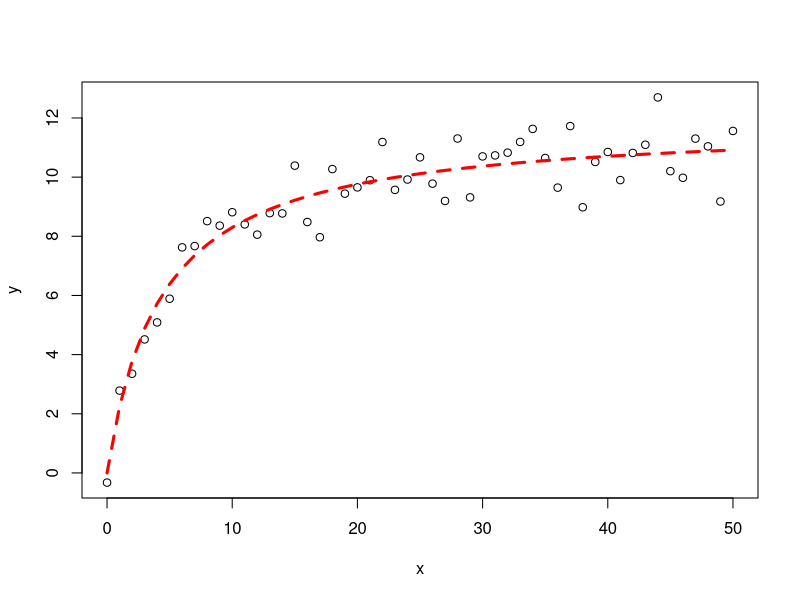
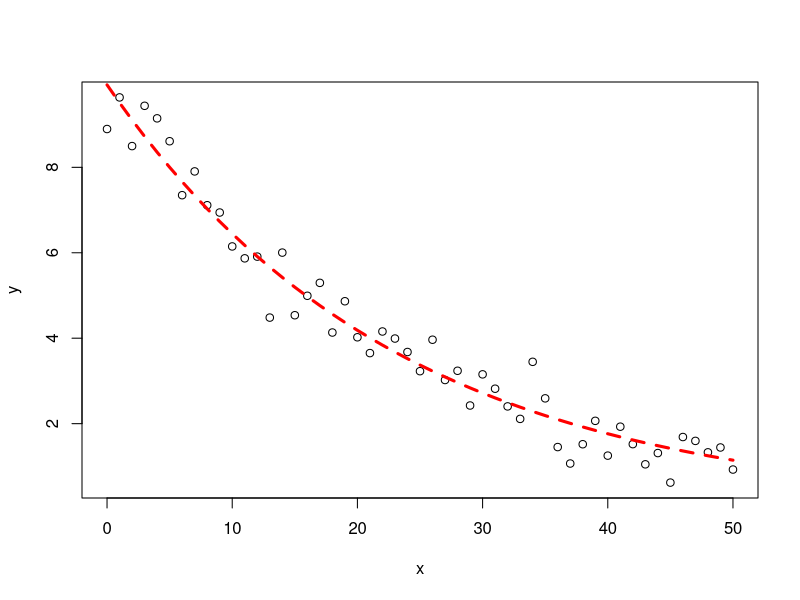
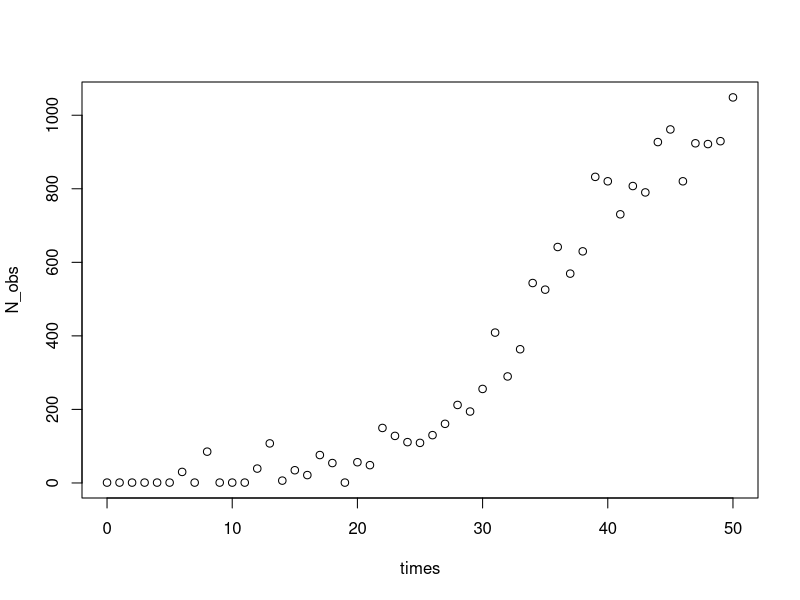
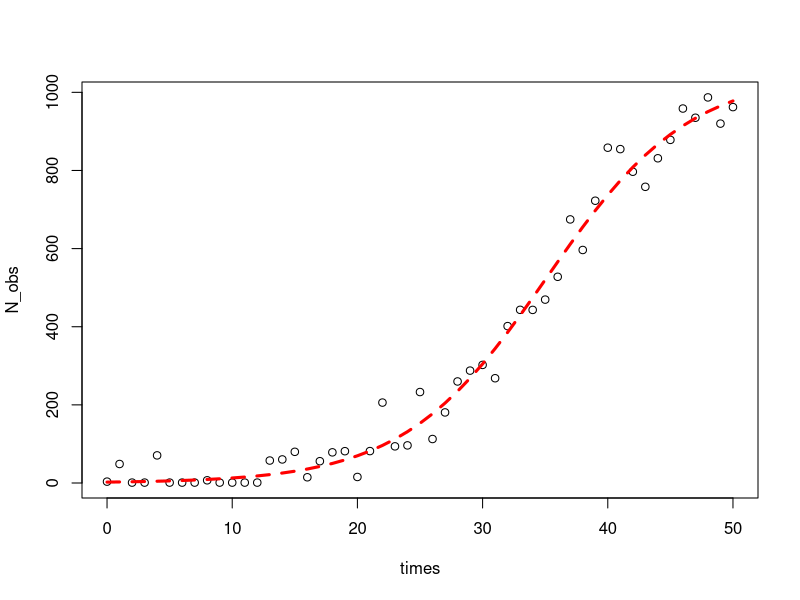

The R script that drew these images, in order:
## ---- chunk 1
knitr::opts_chunk$set(echo = TRUE)
## ---- chunk 2
#simulate some data
set.seed(20160227)
x<-seq(0,50,1)
y<-((runif(1,10,20)*x)/(runif(1,0,10)+x))+rnorm(51,0,1)
#for simple models nls find good starting values for the parameters even if it throw a warning
m<-nls(y~a*x/(b+x))
#get some estimation of goodness of fit
cor(y,predict(m))
## ---- chunk 3
#plot
plot(x,y)
lines(x,predict(m),lty=2,col="red",lwd=3)
## ---- chunk 4
#simulate some data, this without a priori knowledge of the parameter value
y<-runif(1,5,15)*exp(-runif(1,0.01,0.05)*x)+rnorm(51,0,0.5)
#visually estimate some starting parameter values
plot(x,y)
#from this graph set approximate starting values
a_start<-8 #param a is the y value when x=0
b_start<-2*log(2)/a_start #b is the decay rate
#model
m<-nls(y~a*exp(-b*x),start=list(a=a_start,b=b_start))
#get some estimation of goodness of fit
cor(y,predict(m))

lines(x,predict(m),col="red",lty=2,lwd=3)
## ---- chunk 5
library(deSolve)
#simulating some population growth from the logistic equation and estimating the parameters using nls
log_growth <- function(Time, State, Pars) {
  with(as.list(c(State, Pars)), {
    dN <- R*N*(1-N/K)
    return(list(c(dN)))
  })
}
#the parameters for the logisitc growth
pars  <- c(R=0.2,K=1000)
#the initial numbers
N_ini  <- c(N=1)
#the time step to evaluate the ODE
times <- seq(0, 50, by = 1)
#the ODE
out   <- ode(N_ini, times, log_growth, pars)
#add some random variation to it
N_obs<-out[,2]+rnorm(51,0,50)
#numbers cannot go lower than 1
N_obs<-ifelse(N_obs<1,1,N_obs)
#plot
plot(times,N_obs)
## ---- chunk 6
#find the parameters for the equation
SS<-getInitial(N_obs~SSlogis(times,alpha,xmid,scale),data=data.frame(N_obs=N_obs,times=times))
## ---- chunk 7
#the parameters for the logisitc growth
pars  <- c(R=0.2,K=1000)
#the initial numbers
N_ini  <- c(N=1)
#the time step to evaluate the ODE
times <- seq(0, 50, by = 1)
#the ODE
out   <- ode(N_ini, times, log_growth, pars)
#add some random variation to it
N_obs<-out[,2]+rnorm(51,0,50)
#numbers cannot go lower than 1
N_obs<-ifelse(N_obs<1,1,N_obs)
#plot
plot(times,N_obs)

#NEW code below

K_start<-SS["alpha"]
R_start<-1/SS["scale"]
N0_start<-SS["alpha"]/(exp(SS["xmid"]/SS["scale"])+1)
#the formula for the model
log_formula<-formula(N_obs~K*N0*exp(R*times)/(K+N0*(exp(R*times)-1)))
#fit the model
m<-nls(log_formula,start=list(K=K_start,R=R_start,N0=N0_start))
#estimated parameters
summary(m)

#plot
lines(times,predict(m),col="red",lty=2,lwd=3)
